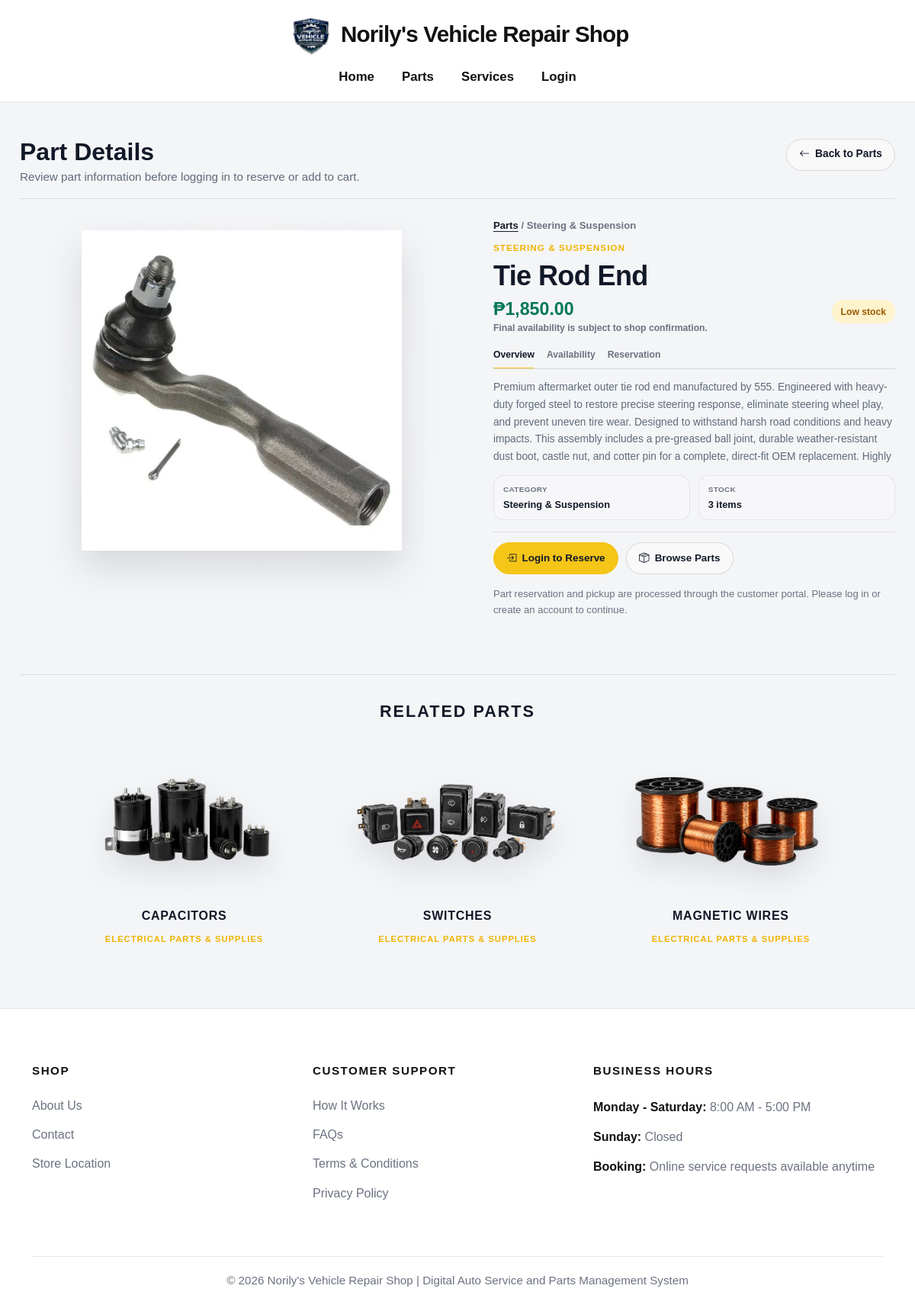
The app's page /public_pages/part-details.php?id=7 with its own data.
### tables this page shows
CREATE TABLE `part` (
  `part_id` int(11) NOT NULL,
  `category` varchar(100) NOT NULL,
  `brand` varchar(100) DEFAULT NULL,
  `part_name` varchar(50) NOT NULL,
  `description` text DEFAULT NULL,
  `specification` text DEFAULT NULL,
  `compatibility` text DEFAULT NULL,
  `unit` varchar(50) DEFAULT 'piece',
  `unit_price` decimal(10,2) NOT NULL DEFAULT 0.00,
  `quantity_on_hand` smallint(6) NOT NULL DEFAULT 0,
  `low_stock_threshold` smallint(6) NOT NULL DEFAULT 3,
  `supplier_id` int(11) DEFAULT 1,
  `is_low_stock` tinyint(1) NOT NULL DEFAULT 0,
  `primary_supplier_id` int(11) DEFAULT 1,
  `is_active` tinyint(1) NOT NULL DEFAULT 1,
  `cost_price` decimal(10,2) DEFAULT NULL,
  `image` varchar(255) DEFAULT NULL,
  `full_description` text DEFAULT NULL
);

### public_pages/part-details.php (the view, shortened to what this page needs)
<?php
$database = new Database();
$db = $database->getConnection();
$selectedId = filter_input(INPUT_GET, 'id', FILTER_VALIDATE_INT);
$selectedPart = null;
$relatedParts = [];
$dbError = '';
function plainText($value, $fallback = '')
{
    $value = trim(html_entity_decode((string)($value ?? ''), ENT_QUOTES | ENT_HTML5, 'UTF-8'));
    return $value !== '' ? $value : $fallback;
}
function displayText($value, $fallback = 'N/A')
{
    $value = plainText($value, $fallback);
    return htmlspecialchars($value, ENT_QUOTES, 'UTF-8');
}
function displayMultiline($value, $fallback = 'No detailed description available.')
{
    $value = plainText($value, $fallback);
    return nl2br(htmlspecialchars($value, ENT_QUOTES, 'UTF-8'));
}
try {
    if ($selectedId) {
        $stmt = $db->prepare("
            SELECT
                part_id,
                category,
                part_name,
                description,
                full_description,
                unit_price,
                quantity_on_hand,
                image
            FROM part
            WHERE part_id = :part_id
              AND is_active = 1
            LIMIT 1
        ");
        $stmt->bindParam(':part_id', $selectedId, PDO::PARAM_INT);
        $stmt->execute();
        $selectedPart = $stmt->fetch(PDO::FETCH_ASSOC);
        if ($selectedPart) {
            $selectedCategoryPlain = plainText($selectedPart['category'] ?? '');
            $relatedStmt = $db->prepare("
                SELECT
                    part_id,
                    category,
                    part_name,
                    image
                FROM part
                WHERE is_active = 1
                  AND part_id != :part_id
                  AND REPLACE(category, '&amp;', '&') = :category
                ORDER BY part_name ASC
                LIMIT 3
            ");
            $relatedStmt->bindParam(':part_id', $selectedId, PDO::PARAM_INT);
            $relatedStmt->bindParam(':category', $selectedCategoryPlain);
            $relatedStmt->execute();
            $relatedParts = $relatedStmt->fetchAll(PDO::FETCH_ASSOC);
            if (count($relatedParts) === 0) {
                $fallbackStmt = $db->prepare("
                    SELECT
                        part_id,
                        category,
                        part_name,
                        image
                    FROM part
                    WHERE is_active = 1
                      AND part_id != :part_id
                    ORDER BY category ASC, part_name ASC
                    LIMIT 3
                ");
                $fallbackStmt->bindParam(':part_id', $selectedId, PDO::PARAM_INT);
                $fallbackStmt->execute();
                $relatedParts = $fallbackStmt->fetchAll(PDO::FETCH_ASSOC);
            }
        }
    }
} catch (Exception $e) {
    $dbError = 'Unable to load part details at the moment.';
}
function partImagePath($image)
{
    return '../assets/images/parts/' . htmlspecialchars($image, ENT_QUOTES, 'UTF-8');
}
function formatPrice($price)
{
    return '₱' . number_format((float) $price, 2);
}
function stockStatus($quantity)
{
    $quantity = (int) $quantity;
    if ($quantity <= 3) {
        return 'Low stock';
    }
    return 'Available';
}
function stockBadgeClass($quantity)
{
    $quantity = (int) $quantity;
    if ($quantity <= 3) {
        return 'stock-low';
    }
    return 'stock-available';
}
?>
<!DOCTYPE html>
<html lang="en">
<head>
<link href="https://cdn.jsdelivr.net/npm/bootstrap@5.3.0/dist/css/bootstrap.min.css" rel="stylesheet">
<link rel="stylesheet" href="https://cdn.jsdelivr.net/npm/bootstrap-icons@1.11.1/font/bootstrap-icons.css">
<link rel="stylesheet" href="../assets/css/style.css">
</head>
<body>
<?php include '../partials/public-navbar.php'; ?>
<main class="part-detail-page">
    <section class="part-detail-wrapper">
        <div class="detail-topbar">
            <div>
                <h2>Part Details</h2>
                <p>Review part information before logging in to reserve or add to cart.</p>
            </div>
            <a href="parts.php" class="back-btn">
                <i class="bi bi-arrow-left"></i>
                Back to Parts
            </a>
        </div>
        <?php if ($dbError): ?>
            <div class="not-found-box">
                <i class="bi bi-exclamation-circle"></i>
                <h1>Unable to Load Part</h1>
                <p><?= htmlspecialchars($dbError, ENT_QUOTES, 'UTF-8') ?></p>
                <a href="parts.php" class="detail-primary-btn">
                    Browse Parts
                </a>
            </div>
        <?php else: ?>
            <?php
                $quantity = (int)($selectedPart['quantity_on_hand'] ?? 0);
                $stockLabel = stockStatus($quantity);
            ?>
            <div class="part-detail-grid">
                <div class="part-media-panel">
                    <div class="part-media-stage">
                        <img
                            src="<?= partImagePath($selectedPart['image'] ?? '') ?>"
                            alt="<?= displayText($selectedPart['part_name']) ?>"
                        >
                    </div>
                </div>
                <div class="part-info-panel">
                    <p class="breadcrumb-text">
                        <a href="parts.php">Parts</a> / <?= displayText($selectedPart['category']) ?>
                    </p>
                    <div class="part-category-label">
                        <?= displayText($selectedPart['category']) ?>
                    </div>
                    <h1 class="part-detail-title">
                        <?= displayText($selectedPart['part_name']) ?>
                    </h1>
                    <div class="part-price-row">
                        <div>
                            <div class="part-detail-price">
                                <?= formatPrice($selectedPart['unit_price']) ?>
                            </div>
                            <div class="part-price-note">
                                Final availability is subject to shop confirmation.
                            </div>
                        </div>
                        <span class="stock-pill <?= stockBadgeClass($quantity) ?>">
                            <?= htmlspecialchars($stockLabel, ENT_QUOTES, 'UTF-8') ?>
                        </span>
                    </div>
                    <div class="detail-tabs" role="tablist" aria-label="Part detail sections">
                        <button type="button" class="detail-tab-btn active" data-tab="overview">Overview</button>
                        <button type="button" class="detail-tab-btn" data-tab="availability">Availability</button>
                        <button type="button" class="detail-tab-btn" data-tab="reservation">Reservation</button>
                    </div>
                    <div class="tab-panels">
                        <div class="tab-panel active" id="tab-overview">
                            <?= displayMultiline($selectedPart['full_description'] ?: $selectedPart['description'], 'No detailed description available.') ?>
                        </div>
                    </div>
                    <div class="part-meta-grid">
                        <div class="meta-box">
                            <span class="meta-label">Category</span>
                            <div class="meta-value">
                                <?= displayText($selectedPart['category']) ?>
                            </div>
                        </div>
                        <div class="meta-box">
                            <span class="meta-label">Stock</span>
                            <div class="meta-value">
                                <?php if ($quantity > 0): ?>
                                    <?= $quantity ?> item<?= $quantity !== 1 ? 's' : '' ?>
                                <?php else: ?>
                                    Out of stock
                                <?php endif; ?>
                            </div>
                        </div>
                    </div>
                    <div class="detail-actions">
                        <?php if ($quantity <= 0): ?>
                            <button type="button" class="detail-primary-btn" disabled>
                                <i class="bi bi-x-circle"></i>
                                Out of Stock
                            </button>
                        <?php else: ?>
                            <a href="../views/login.php" class="detail-primary-btn">
                                <i class="bi bi-box-arrow-in-right"></i>
                                Login to Reserve
                            </a>
                        <?php endif; ?>
                        <a href="parts.php" class="detail-secondary-btn">
                            <i class="bi bi-box-seam"></i>
                            Browse Parts
                        </a>
                    </div>
                    <p class="detail-note">
                        Part reservation and pickup are processed through the customer portal.
                        Please log in or create an account to continue.
                    </p>
                </div>
            </div>
            <?php if (!empty($relatedParts)): ?>
                <section class="related-section">
                    <h2 class="related-title">Related Parts</h2>
                    <div class="related-grid">
                        <?php foreach ($relatedParts as $related): ?>
                            <article class="related-card">
                                <a href="part-details.php?id=<?= urlencode($related['part_id']) ?>">
                                    <div class="related-image">
                                        <img
                                            src="<?= partImagePath($related['image'] ?? '') ?>"
                                            alt="<?= displayText($related['part_name']) ?>"
                                        >
                                    </div>
                                    <h3><?= displayText($related['part_name']) ?></h3>
                                    <span><?= displayText($related['category']) ?></span>
                                </a>
                            </article>
                        <?php endforeach; ?>
                    </div>
                </section>
            <?php endif; ?>
        <?php endif; ?>
    </section>
</main>
<?php include '../partials/public-footer.php'; ?>
</body>
</html>

### assets/css/style.css (style rules this page uses)
:root { --primary-yellow: #f5c518; --yellow-dark: #d9a900; --black: #111111; --dark-gray: #1f2937; --muted-gray: #6b7280; --light-gray: #f5f5f5; --border-light: #e5e7eb; --white: #ffffff; --success-bg: #d1fae5; --success-text: #047857; --warning-bg: #fef3c7; --warning-text: #92400e; --danger-bg: #fee2e2; --danger-text: #b91c1c; --dashboard-sidebar-bg: #111111; --dashboard-sidebar-hover: #1f1f1f; --dashboard-primary: #f5c518; --dashboard-primary-hover: #d9a900; --dashboard-primary-soft: #fff8d6; --dashboard-success: #047857; --dashboard-danger: #d72e2e; --dashboard-warning: #d97706; --dashboard-bg: #f5f5f5; --dashboard-card-bg: #ffffff; --dashboard-text-main: #111111; --dashboard-text-muted: #6b7280; --dashboard-cloud: #d1d5db; --dashboard-ocean: #f5c518; }
html { scroll-behavior: smooth; }
body { font-family: Arial, sans-serif; color: var(--black); background: var(--white); }

### records on screen
part: image (picture), category "Steering & Suspension", category "STEERING & SUSPENSION", part_name "Tie Rod End", unit_price "₱1,850.00", quantity_on_hand "Low stock", full_description "Premium aftermarket outer tie rod end manufactured by 555. Engineered with heavy-duty forged steel to restore precise steering response, eliminate steering wheel play, and prevent uneven tire wear. Designed to withstand harsh road conditions and heavy impacts. This assembly includes a pre-greased ball joint, durable weather-resistant dust boot, castle nut, and cotter pin for a complete, direct-fit OEM replacement. Highly…", quantity_on_hand "3"
part: image (picture), part_name "CAPACITORS", category "ELECTRICAL PARTS & SUPPLIES"
part: image (picture), part_name "SWITCHES", category "ELECTRICAL PARTS & SUPPLIES"
part: image (picture), part_name "MAGNETIC WIRES", category "ELECTRICAL PARTS & SUPPLIES"
